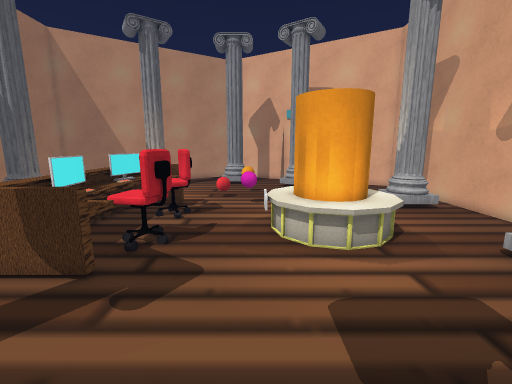
[1] (above)

24 first-person views from a walk through a scene from a Unity 3-D project. The camera is 1.4 m above the floor, tilts 10° down and sees 90° across. The floor is counted in squares, 0.41 m on a side. Each view is taken from the middle of a square. On the plan, view 1 faces up. The plan holds only what a view shows up to about 20 squares ahead; the rest is blank. The place goes on beyond the plan. The player character is not drawn. Some animated figures are left out. Some surface patterns are stand-ins.

[2]
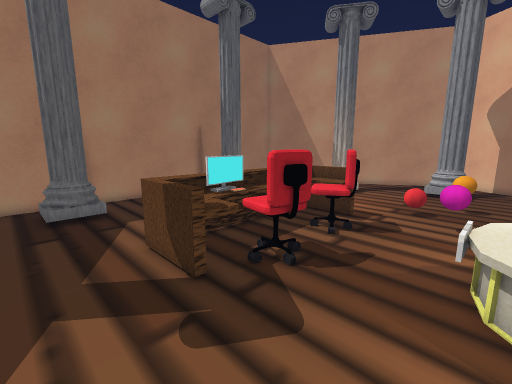

[3]
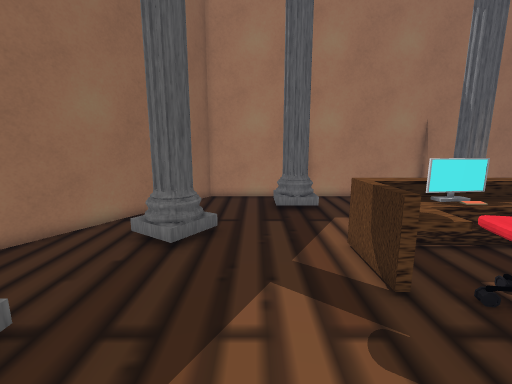

[4]
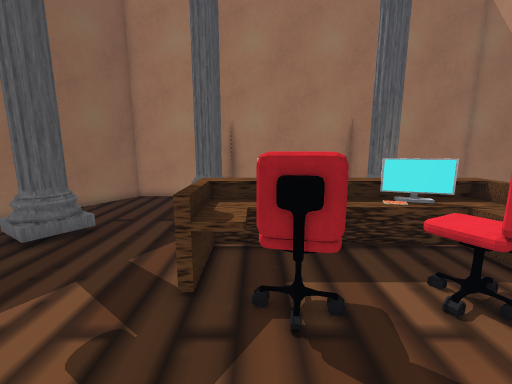

[5]
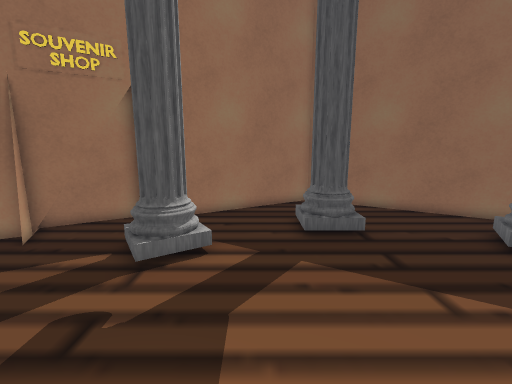

[6]
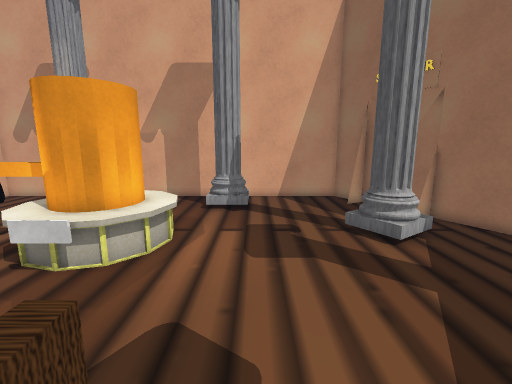

[7]
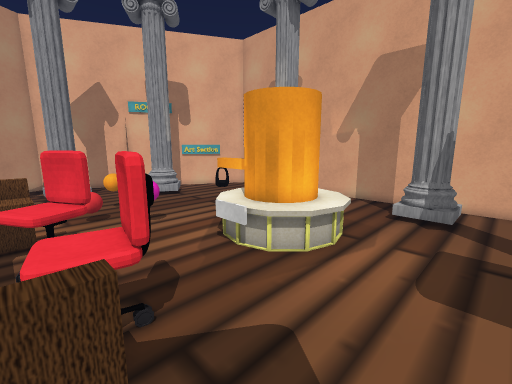

[8]
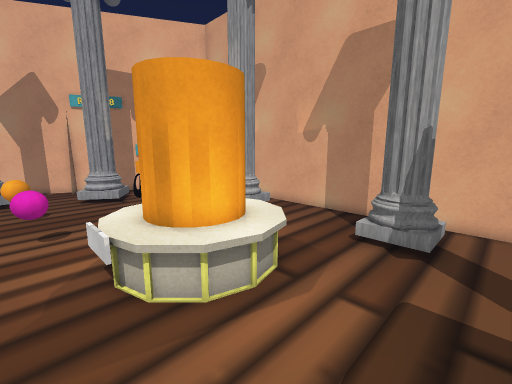

[9]
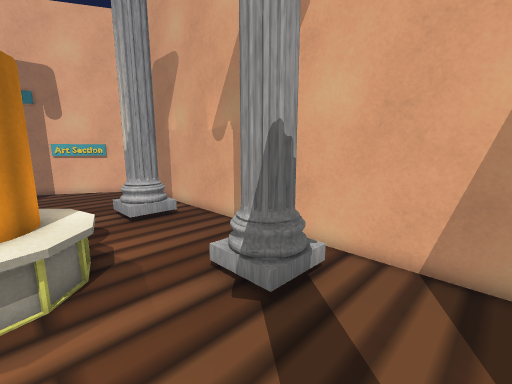

[10]
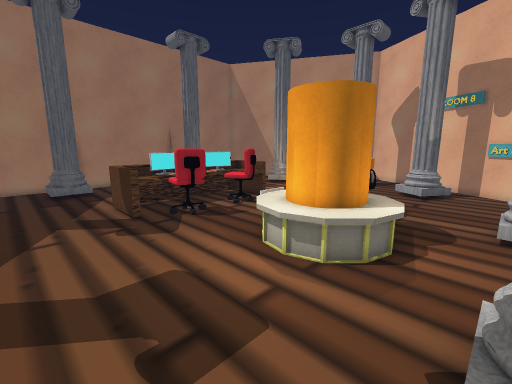

[11]
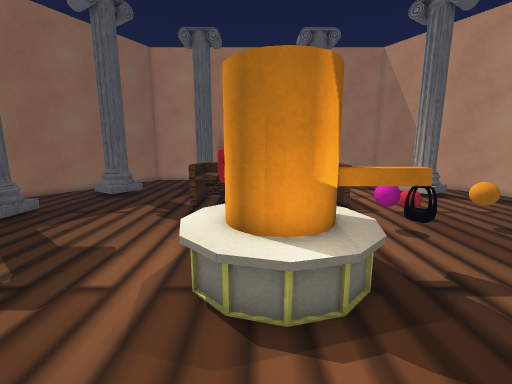

[12]
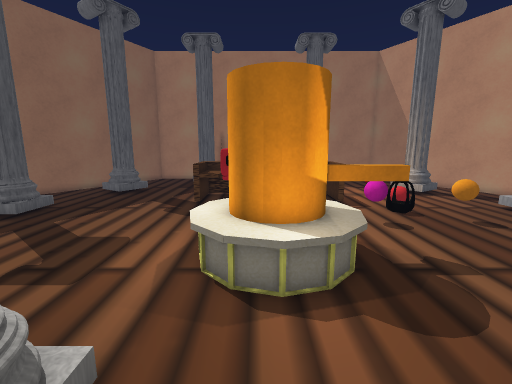

[13]
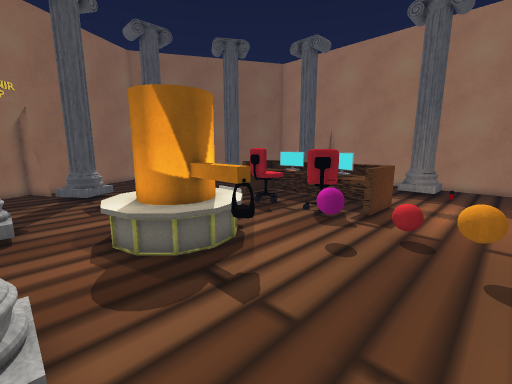

[14]
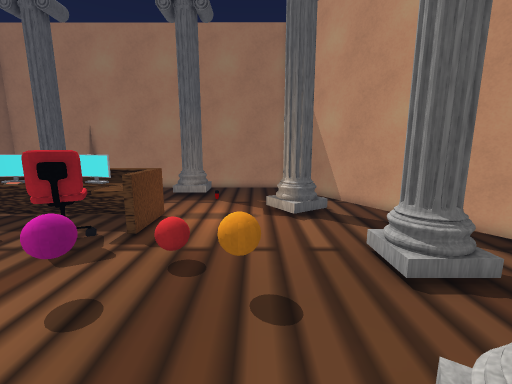

[15]
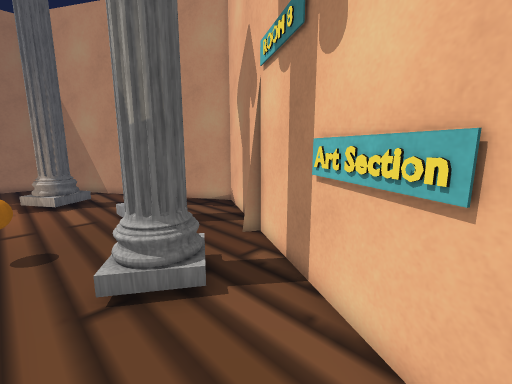

[16]
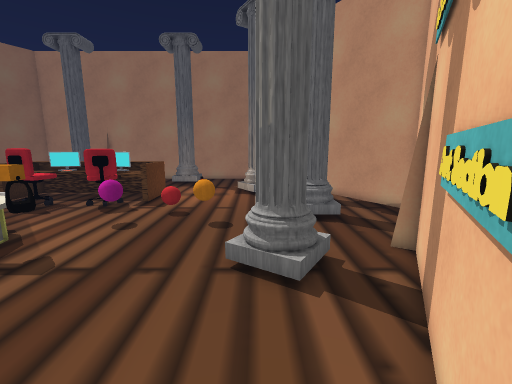

[17]
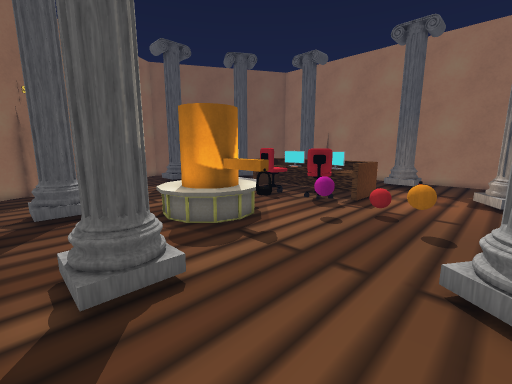

[18]
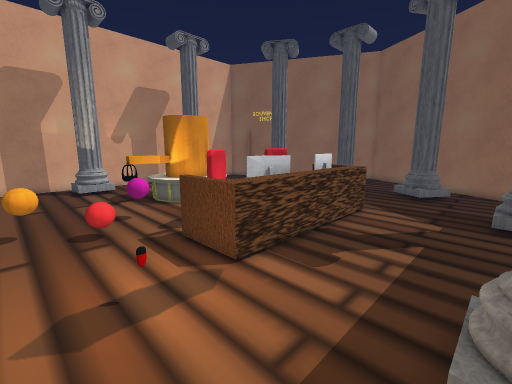

[19]
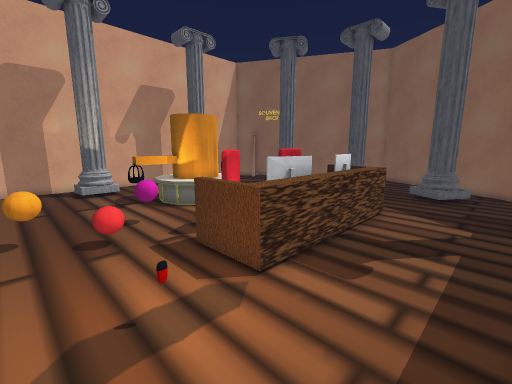

[20]
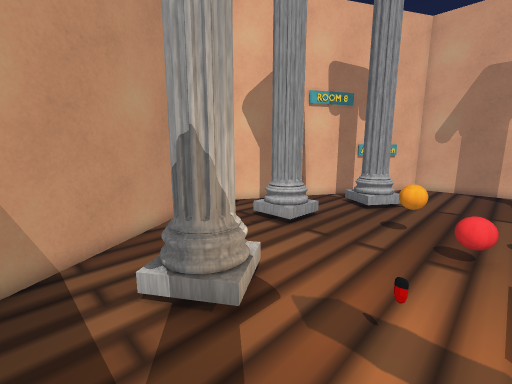

[21]
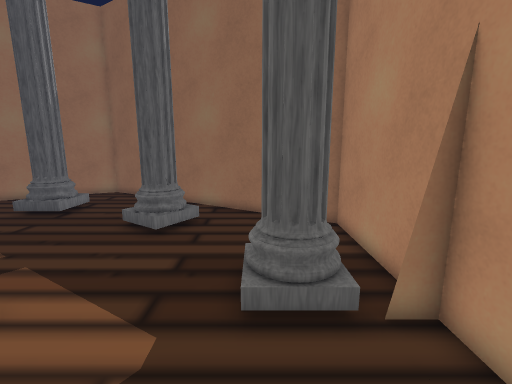

[22]
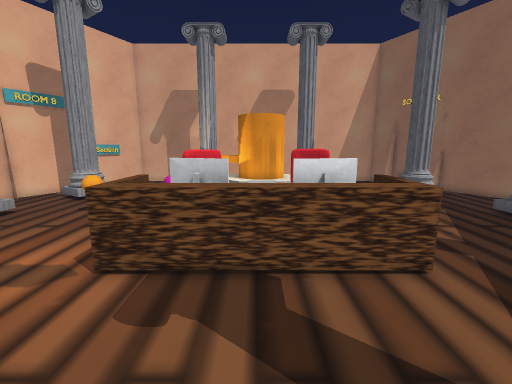

[23]
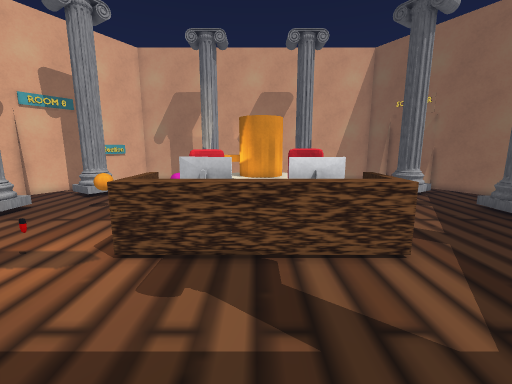

[24]
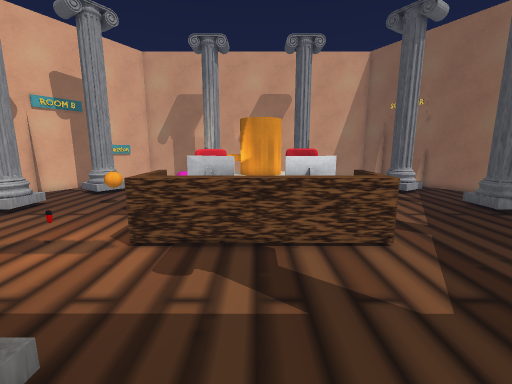

### Floor plan
Key: @ floor where view 1 was taken; # wall or solid block; . floor; O other object.
Columns run from 17 left of view 1 to 12 right of it. Each row starts with its distance up from view 1.
 30             #####
 29            ##...###
 28          ###......###
 27        ###..........###
 26      ###......OOO.....##
 25     ##........OOO....... #
 24   ###.........OOO........OO#
 23 ###  ...OO..........OOO....###
 22 #    ..OOO..........OO.......#
 21 #.......OO...................#
 20 #...............OO...........#
 19 #...............OO...........#
 18 #............................#
 17 #............................#
 16 #  OO...........OO.......OOO.#
 15 # OOO....OOOOO..OO..O....OOO.#
 14 ##  .....OOOOO......O.....O..#
 13 #   .....OOOOOO....OOOO......#
 12 #   .....OOOOO....OOOOO......#
 11 #........OOO.....OOO OOO.....#
 10 #   .....OOO.O...OOO OOO.....#
  9 #.. .....OOOOOO...OOOOO......#
  8 #........OOOOOO....OOO.......#
  7 #........OOOOO...........OOO.#
  6 ##.OO.....OOO............OOO.#
  5 #.OOO........................#
  4 #..O.........................#
  3 #............................#
  2 #............................#
  1 #.......O............O.......#
  0 ##.....OOO.......@..OOO......#
 -1  ##.....OO..........OOO...####
 -2   ###.........OOO.........##
 -3     ###.......O O......####
 -4       ###...... ......###
 -5         ##..... ....###
 -6          ###......###
 -7            ###...##
 -8              #####

Where each view was taken, in squares from view 1:
view 1: 0 up, 0 right, facing up
view 2: 3 up, 1 right, facing up-left
view 3: 3 up, 1 right, facing left
view 4: 8 up, 1 right, facing left
view 5: 8 up, 1 right, facing down
view 6: 5 up, 6 left, facing right
view 7: 4 up, 5 left, facing up-right
view 8: 4 up, 1 left, facing up-right
view 9: 2 up, 4 right, facing up-right
view 10: 2 up, 8 right, facing up-left
view 11: 10 up, 10 right, facing left
view 12: 10 up, 11 right, facing left
view 13: 20 up, 8 right, facing down-left
view 14: 20 up, 5 right, facing left
view 15: 20 up, 10 right, facing up-left
view 16: 22 up, 11 right, facing left
view 17: 22 up, 11 right, facing down-left
view 18: 20 up, 13 left, facing down-right
view 19: 20 up, 12 left, facing down-right
view 20: 17 up, 12 left, facing up-right
view 21: 11 up, 13 left, facing down
view 22: 11 up, 14 left, facing right
view 23: 11 up, 15 left, facing right
view 24: 11 up, 16 left, facing right
